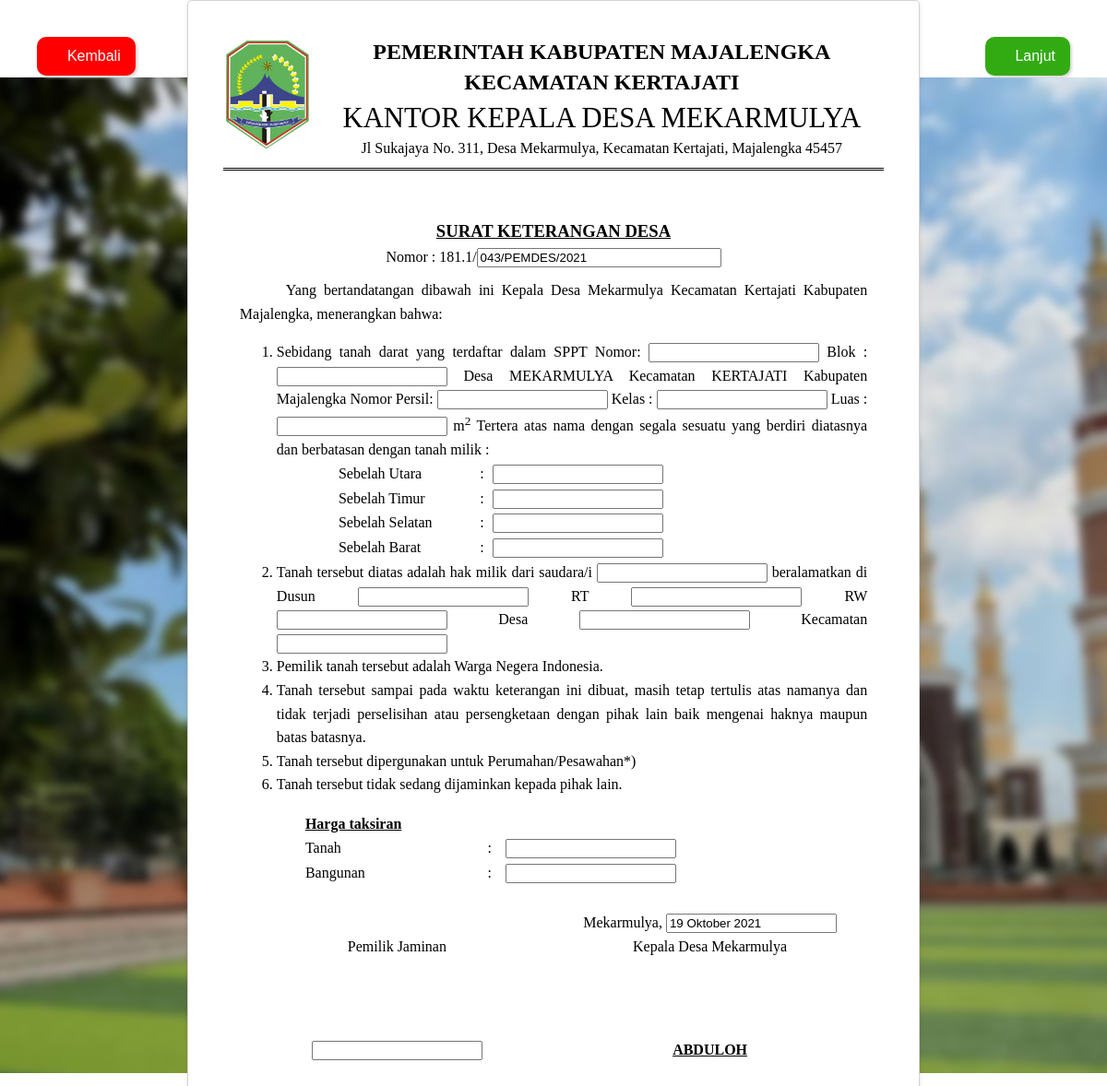
/index.php/surat/SKDKT1, run on the app's committed database.
### tables this page shows
CREATE TABLE `t_setting` (
  `id_setting` int(11) NOT NULL,
  `nama_desa` varchar(100) NOT NULL,
  `nama_kecamatan` varchar(100) NOT NULL,
  `nama_kabupaten` varchar(100) NOT NULL,
  `nama_provinsi` varchar(100) NOT NULL,
  `nama_kades` varchar(100) NOT NULL,
  `nama_camat` varchar(100) NOT NULL,
  `nip_camat` varchar(200) NOT NULL,
  `nama_kapolsek` varchar(100) NOT NULL,
  `nama_danramil` varchar(100) NOT NULL,
  `image_bg` varchar(255) NOT NULL,
  `kode_desa` varchar(200) NOT NULL,
  `kode_provinsi` varchar(100) NOT NULL,
  `kode_kabupaten` varchar(100) NOT NULL,
  `kode_kecamatan` varchar(100) NOT NULL,
  `kode_pos` varchar(100) NOT NULL
);

### application/controllers/Surat.php (called while the page is built, shortened)
<?php
class Surat extends CI_Controller
{
	public function __construct()
	{
		$this->load->model('M_dt_penduduk');
		$this->load->library('pdf');
	}
	public function SKDKT1()
	{
		$no = $this->model_global->get_data('t_surat', ['id_jenissurat' => $this->uri->segment(2)])->num_rows() + 43;
		$data['no_surat'] = str_pad($no, 3, 0, STR_PAD_LEFT);
		$data['title'] = 'Surat Keterangan Desa Kepemilikan Tanah 1';
		$data['setting'] = $this->model_global->get_data('t_setting')->row_array();
		$data['penduduk'] =  $this->model_global->get_data('t_penduduk');
		$data['pemohon'] = $this->model_global->get_data('t_penduduk', ['nik' => $_SESSION['nik']])->row_array();
		$data['view'] = 'surat/jenis/SKDKT1';
		$this->load->view('lyt/layout_surat', $data);
	}
}

### index.php (called while the page is built, shortened)
<?php
require_once BASEPATH.'core/CodeIgniter.php';

### application/models/Model_global.php (called while the page is built, shortened)
<?php
class Model_global extends CI_Model
{
	public function get_data(string $table = null, array $where = [], array $join = [], array $like = [], array $or_like = [], string $limit = null, string $order = null, string $select = "*", array $group_by = [])
	{
		if (empty($join)) {
			return $this->db->select($select)->from($table)->where($where)->like($like)->or_like($or_like)->group_by($group_by)->limit($limit)->order_by($order)->get();
		} else {
			return $this->db->select($select)->from($table)->join($join['table'], $join['cond'], $join['type'])->where($where)->like($like)->or_like($or_like)->group_by($group_by)->limit($limit)->order_by($order)->get();
		}
	}
}

### application/helpers/tgl_indo_helper.php (called while the page is built, shortened)
<?php
function tgl_string($date)
{
	$pecah = explode("-", $date);
	$tanggal = $pecah[2];
	$bulan = bulan_sort($pecah[1]);
	$tahun = $pecah[0];
	return $tanggal.' '.$bulan.' '.$tahun;
}
		function bulan_sort($bln)
        {
            switch ($bln)
            {
                case "10":
                    return "Oktober";
                    break;
            }
        }

### application/views/surat/jenis/SKDKT1.php (the view, shortened to what this page needs)
<body class="bg-forgot">
	<form autocomplete="off" action="reviewSKDKT1" method="POST">
		<div class="book">
			<div class="page">
				<table style="width: 100%;border-collapse: collapse;">
					<tr class="border_bottom">
						<td>
							<img src="<?= base_url('public/vendor/assets/images/icons/logo-majalengka.png'); ?>" style="width: 25mm; height: auto;" />
						</td>
						<td style="text-align: center;">
							<div style="font-weight: bold; font-size: 18pt;">PEMERINTAH KABUPATEN MAJALENGKA</div>
							<div style="font-weight: bold; font-size: 18pt;">KECAMATAN KERTAJATI</div>
							<div style=" font-size: 23pt;">KANTOR KEPALA DESA MEKARMULYA</div>
							Jl Sukajaya No. 311, Desa Mekarmulya, Kecamatan Kertajati, Majalengka 45457
						</td>
					</tr>
				</table>
				<br /><br />
				<div class="isisurat">
					<div class="center" style="font-size: 14pt; text-decoration: underline;"><b>SURAT KETERANGAN DESA</b></div>
					<div class="center">Nomor : 181.1/<input type="text" name="no_skdkt1" id="no_skdkt1" size="30px" value="<?= $no_surat; ?>/PEMDES/<?= date('Y'); ?>"></div>
					<div class="tab">
						Yang bertandatangan dibawah ini Kepala Desa Mekarmulya Kecamatan Kertajati Kabupaten Majalengka, menerangkan bahwa:
					</div>
					<div class="tab2">
						<ol>
							<li>Sebidang tanah darat yang terdaftar dalam SPPT Nomor: <input type="text" name="no_sppt" id="no_sppt" required> Blok : <input type="text" name="blok" id="blok" required> Desa <?= $setting['nama_desa']; ?> Kecamatan <?= $setting['nama_kecamatan']; ?> Kabupaten Majalengka Nomor Persil: <input type="text" name="no_persil" id="no_persil" required> Kelas : <input type="text" name="kelas_persil" id="kelas_persil" required> Luas : <input type="number" name="luas_tanah" id="luas_tanah" required> m<sup>2</sup> Tertera atas nama dengan segala sesuatu yang berdiri diatasnya dan berbatasan dengan tanah milik : </li>
							<table style=" width: 80%; margin: 0 auto;">
								<tr>
									<td style="width: 30%;">
										Sebelah Utara
									</td>
									<td>:</td>
									<td>
										<input type="text" name="batas_utara" id="batas_utara" required>
									</td>
								</tr>
								<tr>
									<td>
										Sebelah Timur
									</td>
									<td>:</td>
									<td>
										<input type="text" name="batas_timur" id="batas_timur" required>
									</td>
								</tr>
								<tr>
									<td>
										Sebelah Selatan
									</td>
									<td>:</td>
									<td>
										<input type="text" name="batas_selatan" id="batas_selatan" required>
									</td>
								</tr>
								<tr style="vertical-align:top">
									<td>
										Sebelah Barat
									</td>
									<td>:</td>
									<td>
										<input type="text" name="batas_barat" id="batas_barat" required>
									</td>
								</tr>
							</table>
							<li>Tanah tersebut diatas adalah hak milik dari saudara/i <input type="text" name="nama_hak_milik" id="nama_hak_milik" required> beralamatkan di Dusun
								<input type="text" name="blok_hak_milik" id="blok_hak_milik" required> RT <input type="number" name="rt_hak_milik" id="rt_hak_milik" required> RW <input type="number" name="rw_hak_milik" id="rw_hak_milik" required> Desa <input type="text" name="desa_hak_milik" id="desa_hak_milik" required> Kecamatan <input type="text" name="kec_hak_milik" id="kec_hak_milik" required>
							</li>
							<li>Pemilik tanah tersebut adalah Warga Negera Indonesia.</li>
							<li>Tanah tersebut sampai pada waktu keterangan ini dibuat, masih tetap tertulis atas namanya
								dan tidak terjadi perselisihan atau persengketaan dengan pihak lain baik mengenai haknya
								maupun batas batasnya.
							</li>
							<li>Tanah tersebut dipergunakan untuk Perumahan/Pesawahan*)</li>
							<li>Tanah tersebut tidak sedang dijaminkan kepada pihak lain.</li>
						</ol>
					</div>
					<table style="width: 80%; margin: 0 auto;">
						<tr>
							<td style="width: 35%;">
								<u><b>Harga taksiran</b></u>
							</td>
						</tr>
						<tr>
							<td>
								Tanah
							</td>
							<td>&nbsp;&nbsp;:</td>
							<td>
								<input type="number" name="harga_tanah" id="harga_tanah" required>
							</td>
						</tr>
						<tr>
							<td>
								Bangunan
							</td>
							<td>&nbsp;&nbsp;:</td>
							<td>
								<input type="number" name="harga_bangunan" id="harga_bangunan" required>
							</td>
						</tr>
					</table>
					<br />
					<table style="width: 100%;">
						<tr>
							<td></td>
							<td style="text-align: center;">
								Mekarmulya, <input type="text" class="datepicker" name="tgl_surat" id="tgl_surat" value="<?= tgl_string(date("Y-m-d")); ?>">
							</td>
						</tr>
						<tr style="vertical-align:bottom">
							<td style="width:50%;text-align: center;">
								Pemilik Jaminan
								<br />
								<br />
								<br />
								<br />
								<br />
								<u><b><input type="text" name="nama_jaminan" id="nama_jaminan" required></b></u>
							</td>
							<td style="width:50%;text-align: center;">
								Kepala Desa Mekarmulya
								<br />
								<br />
								<br />
								<br />
								<br />
								<u><b><?= $setting['nama_kades']; ?></b></u>
							</td>
						</tr>
					</table>
				</div>
			</div>
		</div>
		<button type="submit" name="submit" class="lanjut no-print"><i class="fa fa-arrow-right"></i> Lanjut</button>
	</form>
	<button onclick="window.history.back()" class="kembali no-print" title="Kembali">
		<i class="fa fa-arrow-left"></i> Kembali
	</button>

### data on the page
t_setting: nama_desa "MEKARMULYA", nama_kecamatan "KERTAJATI", nama_kades "ABDULOH"
